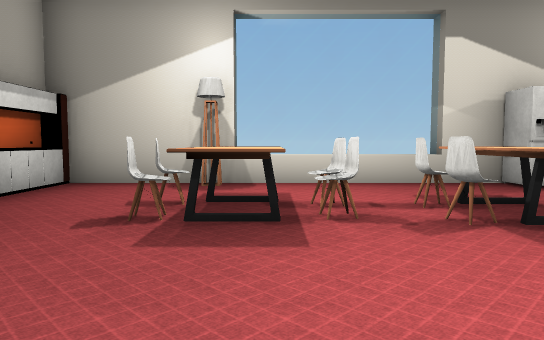
View 1 (above)

24 first-person views from a walk through a 3-D level made in the Unity game engine. The camera is 1.4 m above the floor, tilts 4° down and sees 70° across. Doors are open. The floor is counted in squares, 2 m on a side. Each view is taken from the middle of a square. On the plan, view 1 faces up. The plan holds only what a view shows up to about 11 squares ahead; the rest is blank. The player character is not drawn. Some surface patterns are stand-ins.

View 2
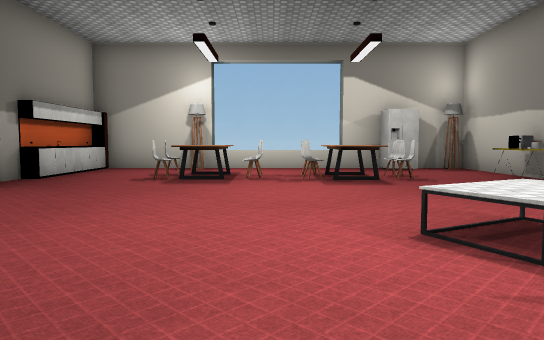

View 3
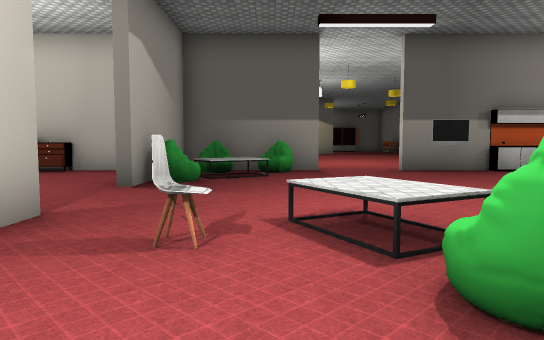

View 4
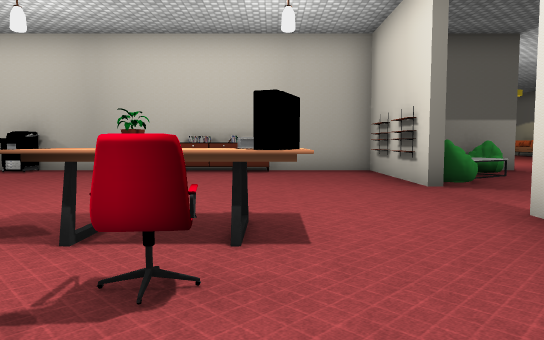

View 5
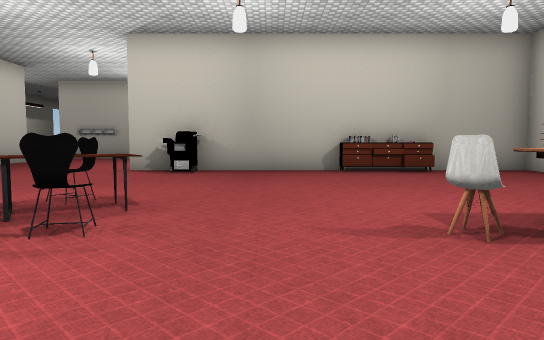

View 6
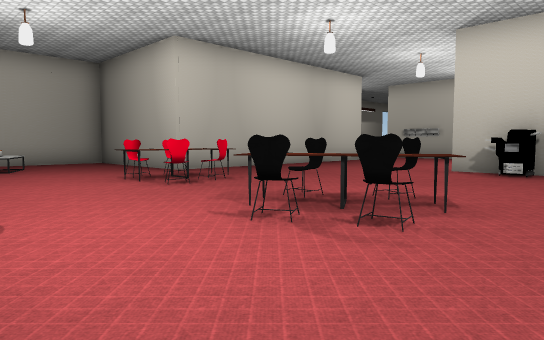

View 7
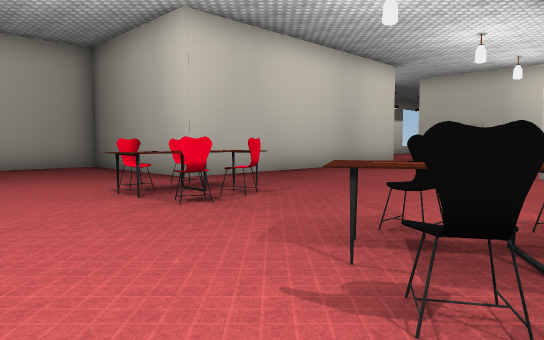

View 8
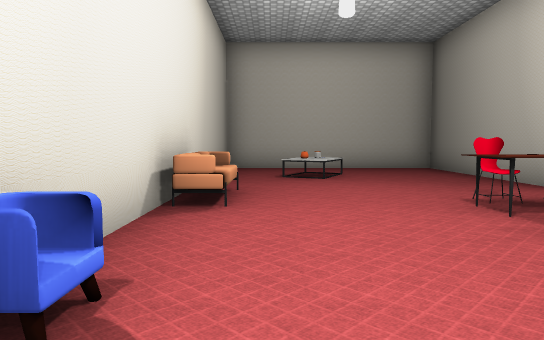

View 9
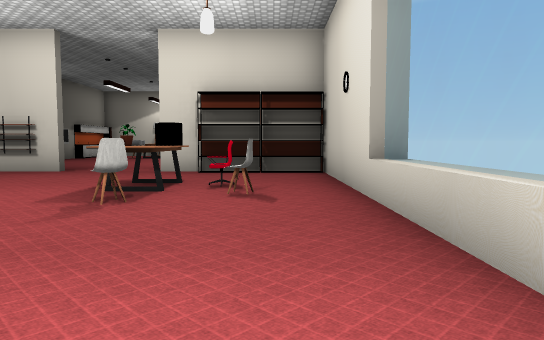

View 10
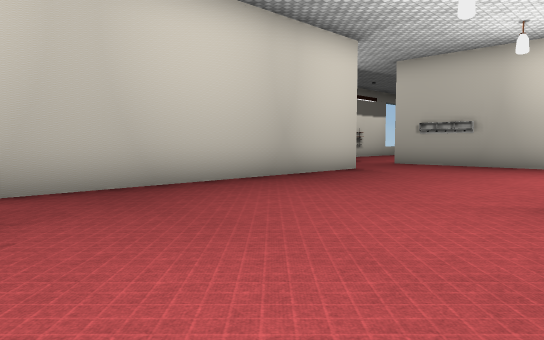

View 11
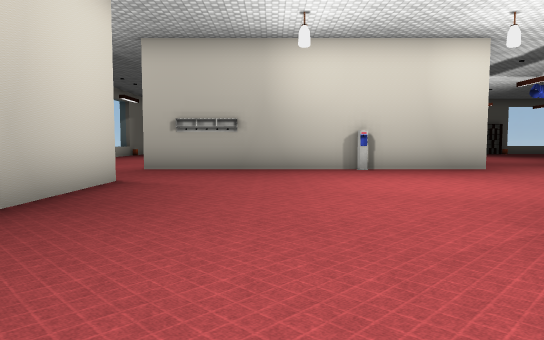

View 12
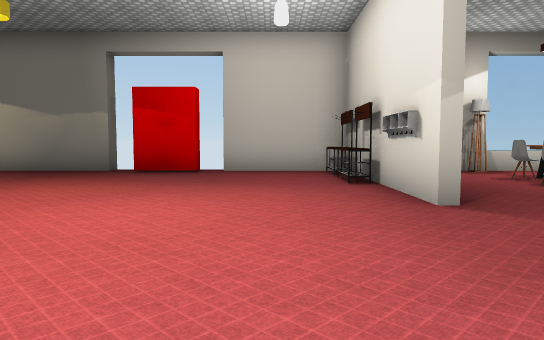

View 13
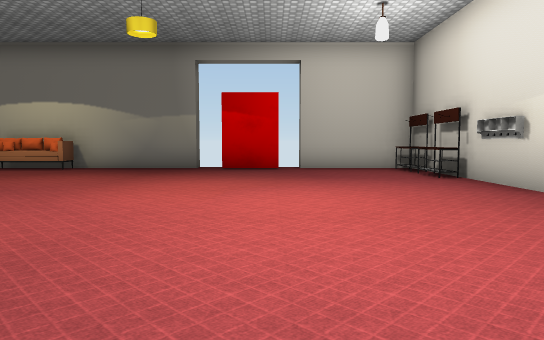

View 14
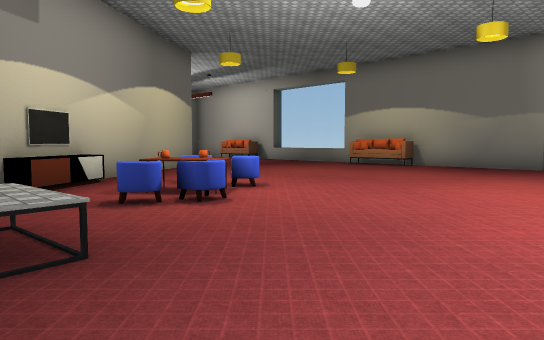

View 15
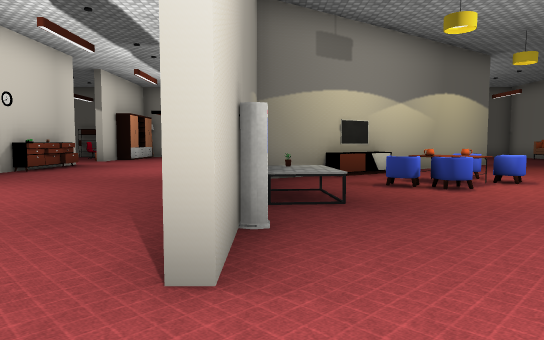

View 16
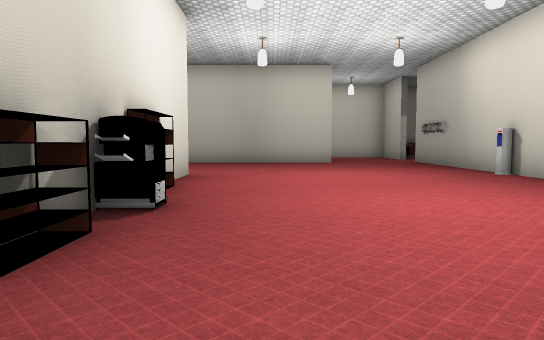

View 17
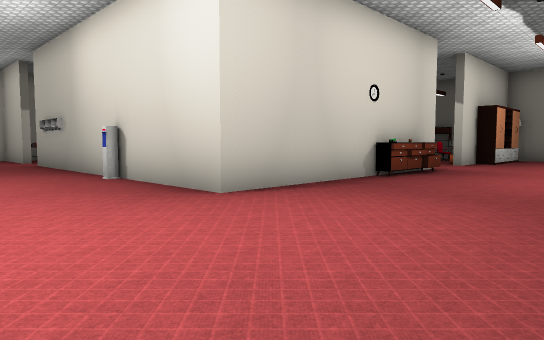

View 18
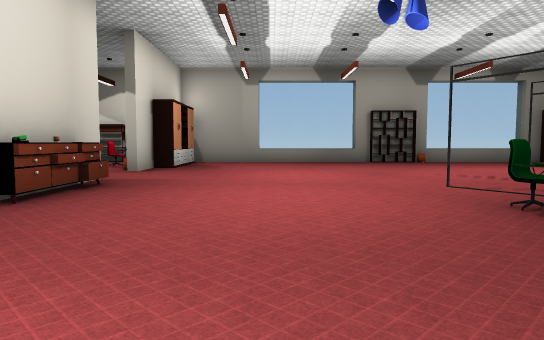

View 19
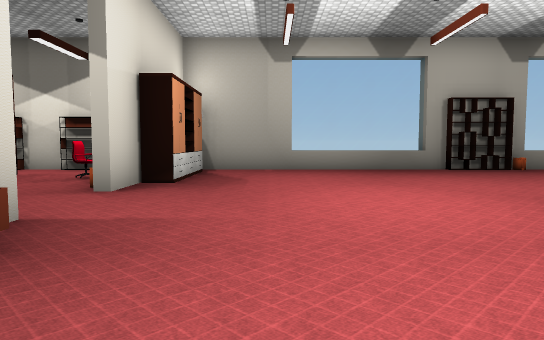

View 20
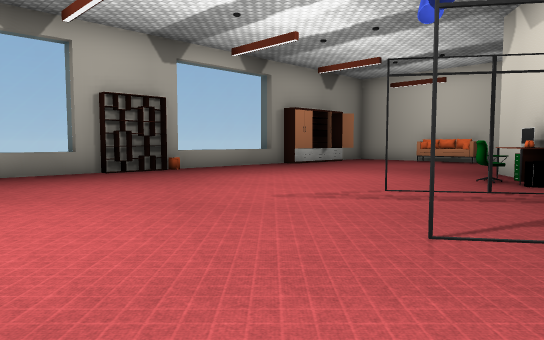

View 21
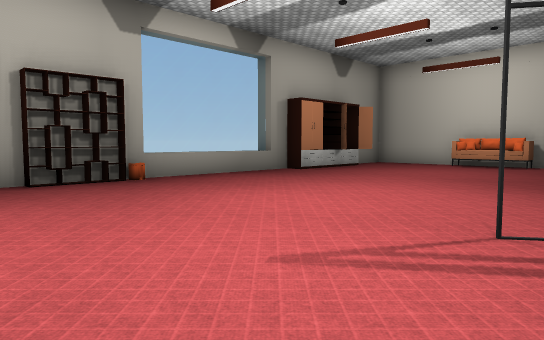

View 22
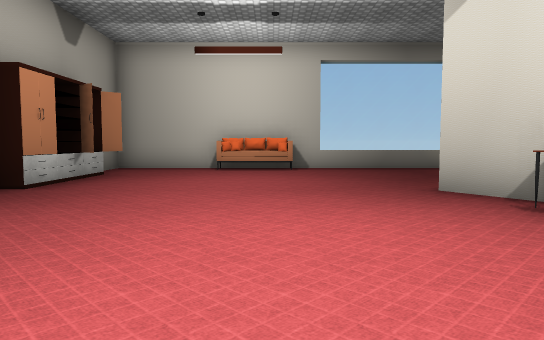

View 23
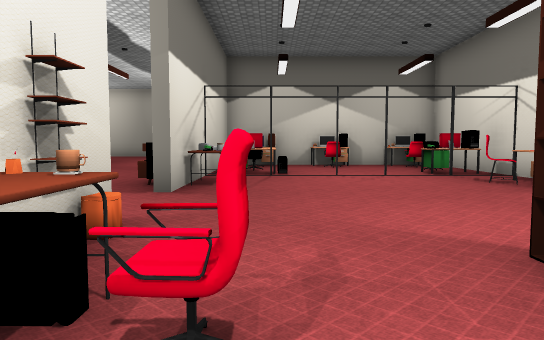

View 24
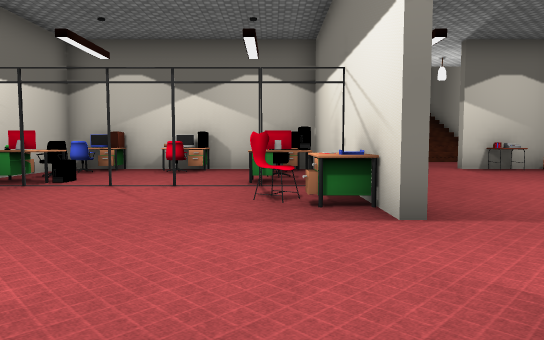

### Floor plan
Points are (right, up) in squares from view 1. A wall is a line through its corners. A room is listed if a view was taken in it or the views show most of it. See-through windows are left out.
Room 1 (views 1, 2, 3, 4, 5, 6, 7, 8, 9, 10, 11, 12, 13, 14, 15, 16, 17, 18, 19, 20, 21, 22, 23, 24)
walls: (-9.5, -5.3) (-7.8, -5.3); (-11.3, -13.4) (-11.3, -20.5); (-3.9, -10.5) (-3.9, -11.5); (-14.4, -3.8) (-13.9, -4.5); (-3.9, -13.4) (-3.9, -14.6); (-4.1, -14.6) (-4.1, -13.4); (-1.4, -4.5) (-3.9, -4.5) (-3.9, -7.6); (-3.9, -0.8) (-3.9, -4.2) (-2, -4.2); (-8.1, -19.9) (0.6, -19.9) (0.6, -24.7) (6.3, -24.7) (6.3, -15.8); (-16.6, -18.2) (-11.6, -18.2) (-11.6, -13.5); (-17.4, 0) (-18.6, 1.8); (-4.1, 1.2) (-4.1, 2.5); (-17.7, 0.9) (-16, -1.6); (-3.9, 2.5) (-3.9, 1.2); (2.2, -4.2) (2.9, -4.2); (3.6, -4.5) (2.2, -4.5); (-11.6, -23.5) (-11.6, -22.1); (-7.9, 6.4) (-9.4, 6.4); (-25.2, -4.9) (-25.8, -4.9); (-10.1, 6.8) (-15.6, 6.8); (-25.2, -4.5) (-25.2, -10.9); (-25.2, -14.4) (-25.2, -15.5); (6.3, -12.2) (6.3, -5.5); (6.2, -4.5) (5.2, -4.5); (-4.1, 6.8) (-7.2, 6.8); (6.9, -9) (6.2, -9); (-16.2, 6.8) (-25.2, 6.8); (-0.7, 6.4) (-1.2, 6.4); (-25.2, 1.3) (-25.8, 1.3); (-25.2, 1.9) (-25.2, -2.6); (6.3, 4.4) (6.3, 6.8) (-3.6, 6.8)
low walls: (-25.2, 6.8) (-25.2, 5.8)
ways out: open door at (-15.5, -14.5); gap at (-10, 7); gap at (-7, 7)
objects: shelf (-25, -16); shelf (-25, -14); shelf (-25, -4); bin (-25, -3); other object (-25, 3) to (-25, 4); other object (-24, -11) to (-22, -11); shelf (-23, -15) to (-22, -15); chair (-23, -13); shelf (-22, -12); sofa (-22, 6) to (-21, 6); bin (-21, -12); other object (-19, -3); other object (-18, -18); desk (-18, -12); other object (-18, -2); chair (-18, -1); other object (-18, 0); chair (-17, -17); other object (-17, -12); cabinet (-17, -11); other object (-17, -5); other object (-17, -1); cabinet (-16, -11); desk (-15, -17); other object (-15, -13); desk (-15, -12); chair (-15, -5); console (-15, -3); sofa (-15, 6) to (-14, 6); other object (-14, -17); other object (-14, -13) to (-14, -12); chair (-14, -1); other object (-13, -17); chair (-13, -15); chair (-13, -13) to (-13, -12); other object (-13, -2); chair (-13, -1); other object (-12, -23); other object (-12, -15); other object (-12, -13); chair (-12, -3); chair (-12, -2); table (-11, -5); other object (-10, -5); printer (-4, -13); shelf (-4, -12); printer (-4, -10); shelf (-4, -9) to (-4, -8); other object (-4, 3); other object (-4, 4); other object (-4, 5); other object (-4, 6); cabinet (-3, -7); other object (-3, -5); table (-3, -3) to (-2, -2); shelf (-1, -5); other object (-1, -4); chair (-1, 3); chair (-1, 4); table (0, 3); chair (0, 4); table (0, 5); table (1, -18) to (3, -18); other object (1, -13); chair (2, -19); chair (2, -17); chair (2, -14); table (2, -13); table (2, -1) to (4, -1); chair (2, 3); chair (2, 4); chair (3, -14); chair (3, -13); chair (3, -10); other object (3, -8); table (3, -7); chair (3, -3); table (3, 3); chair (3, 4); table (3, 5); table (4, -23); other object (4, -22); chair (4, -8); shelf (4, -5) to (5, -5); fridge (4, 6); other object (5, -22); chair (5, -9); sofa (6, -19); chair (6, -15); shelf (6, -5); other object (6, 4)

Positions as (right, up) in squares from view 1, and headings:
1: (0, 0), facing up
2: (1, -4), facing up
3: (6, -2), facing left
4: (6, -7), facing left
5: (6, -11), facing left
6: (6, -11), facing down-left
7: (5, -13), facing down-left
8: (5, -14), facing down
9: (5, -14), facing up
10: (1, -14), facing down-left
11: (-1, -17), facing left
12: (-6, -3), facing up
13: (-8, -4), facing up
14: (-8, -5), facing up-left
15: (-6, -5), facing left
16: (-6, -6), facing down
17: (-8, -7), facing down-left
18: (-11, -8), facing left
19: (-15, -9), facing left
20: (-16, -8), facing up-left
21: (-18, -6), facing up-left
22: (-21, -4), facing up
23: (-24, -13), facing right
24: (-22, -17), facing right
